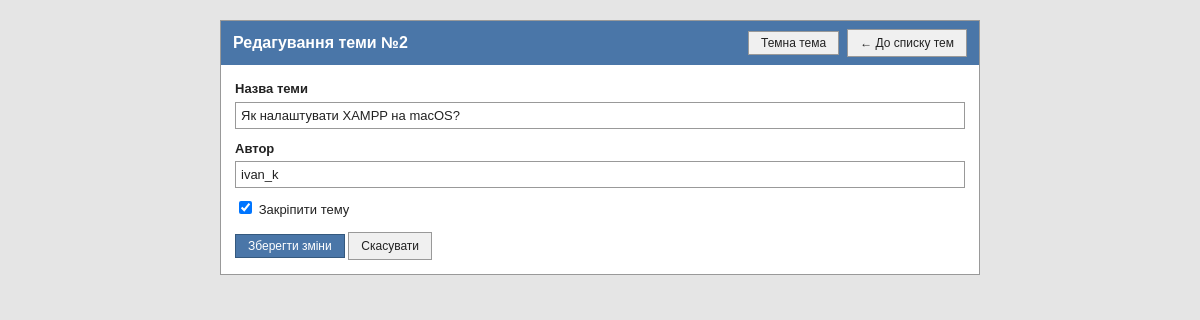
Page /edit.php?id=2 on the committed database.
### tables this page shows
CREATE TABLE topics (
    id         INT AUTO_INCREMENT PRIMARY KEY,
    title      VARCHAR(100) NOT NULL,
    author     VARCHAR(50)  NOT NULL,
    created_at DATE         NOT NULL,
    is_pinned  TINYINT(1)   NOT NULL DEFAULT 0
);

### lib/functions.php (called while the page is built, shortened)
<?php
function h($value): string
{
    return htmlspecialchars((string) $value, ENT_QUOTES, 'UTF-8');
}

### classes/TopicRepository.php (called while the page is built, shortened)
<?php
class TopicRepository
{
    private PDO $pdo;
    public function __construct(PDO $pdo)
    {
        $this->pdo = $pdo;
    }
    public function findById(int $id): ?array
    {
        $stmt = $this->pdo->prepare('SELECT * FROM topics WHERE id = :id');
        $stmt->execute([':id' => $id]);
        $row = $stmt->fetch();
        return $row === false ? null : $row;
    }
}

### topic_form.php (the view, shortened to what this page needs)
<form method="post" action="<?= h($action) ?>">
    <div class="field">
        <label for="title">Назва теми</label>
        <input type="text" id="title" name="title" value="<?= h($values['title']) ?>">
    </div>
    <div class="field">
        <label for="author">Автор</label>
        <input type="text" id="author" name="author" value="<?= h($values['author']) ?>">
    </div>
    <div class="field field-check">
        <input type="checkbox" id="is_pinned" name="is_pinned" value="1" <?= $values['is_pinned'] ? 'checked' : '' ?>>
        <label for="is_pinned">Закріпити тему</label>
    </div>
    <div class="form-actions">
        <button type="submit" class="btn"><?= h($submitLabel) ?></button>
        <a href="index.php" class="btn btn-outline">Скасувати</a>
    </div>
</form>

### style.css (style rules this page uses)
:root { color-scheme: light; --page-bg: #e5e5e5; --surface: #ffffff; --surface-alt: #f0f0f0; --surface-hover: #e0e0e0; --row-alt: #f5f5f5; --th-bg: #d9e4f5; --text: #222222; --text-muted: #555555; --border: #cccccc; --border-strong: #999999; --input-bg: #ffffff; --link: #1a5276; --link-hover: #0d3a5c; --accent: #4a76a8; --accent-border: #35597e; --accent-hover: #3b5f8a; --danger-bg: #fde8e8; --danger-border: #cc8888; --danger-text: #a33333; --danger-hover: #f8d0d0; --ok-bg: #e6f2e6; --ok-border: #9cc79c; --ok-text: #2d5a2d; }
* { box-sizing: border-box; }
body { margin: 0; padding: 20px; background: var(--page-bg); color: var(--text); font-family: Verdana, Geneva, Arial, sans-serif; font-size: 13px; line-height: 1.5; }
a { color: var(--link); }
.btn { font-family: inherit; cursor: pointer; display: inline-block; padding: 4px 12px; background: var(--accent); color: #ffffff; border: 1px solid var(--accent-border); text-decoration: none; font-size: 12px; }
.btn-outline { background: var(--surface-alt); color: var(--text); border: 1px solid var(--border-strong); }
.field { margin-bottom: 10px; }
.field label { display: block; font-weight: bold; margin-bottom: 3px; }
.field input, .field textarea { background: var(--input-bg); color: var(--text); width: 100%; padding: 5px; border: 1px solid var(--border-strong); font-family: inherit; font-size: 13px; }
.form-actions { margin-top: 12px; }
.field-check label { display: inline; font-weight: normal; }
.field-check input { width: auto; }

### rows in the picture
topics: title "Як налаштувати XAMPP на macOS?", author "ivan_k", is_pinned "☑"

### other values in the picture
$id "2"
$submitLabel "Зберегти зміни"
